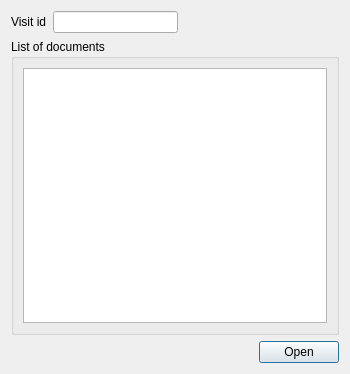
<?xml version="1.0" encoding="UTF-8"?>
<ui version="4.0">
 <class>dlg_visit_document</class>
 <widget class="QDialog" name="dlg_visit_document">
  <property name="geometry">
   <rect>
    <x>0</x>
    <y>0</y>
    <width>350</width>
    <height>374</height>
   </rect>
  </property>
  <property name="windowTitle">
   <string>Load documents</string>
  </property>
  <layout class="QGridLayout" name="gridLayout">
   <item row="0" column="0">
    <widget class="QLabel" name="lbl_visit_id">
     <property name="text">
      <string>Visit id</string>
     </property>
    </widget>
   </item>
   <item row="0" column="1">
    <widget class="QLineEdit" name="visit_id">
     <property name="maximumSize">
      <size>
       <width>125</width>
       <height>16777215</height>
      </size>
     </property>
    </widget>
   </item>
   <item row="1" column="0" colspan="2">
    <widget class="QGroupBox" name="groupBox_2">
     <property name="title">
      <string>List of documents</string>
     </property>
     <layout class="QGridLayout" name="gridLayout_2">
      <item row="0" column="0">
       <widget class="QListWidget" name="tbl_list_doc">
        <property name="sortingEnabled">
         <bool>true</bool>
        </property>
       </widget>
      </item>
     </layout>
    </widget>
   </item>
   <item row="2" column="1">
    <layout class="QHBoxLayout" name="horizontalLayout">
     <item>
      <spacer name="horizontalSpacer">
       <property name="orientation">
        <enum>Qt::Horizontal</enum>
       </property>
       <property name="sizeHint" stdset="0">
        <size>
         <width>40</width>
         <height>20</height>
        </size>
       </property>
      </spacer>
     </item>
     <item>
      <widget class="QPushButton" name="btn_open">
       <property name="text">
        <string>Open</string>
       </property>
      </widget>
     </item>
    </layout>
   </item>
  </layout>
 </widget>
 <resources/>
 <connections/>
</ui>
